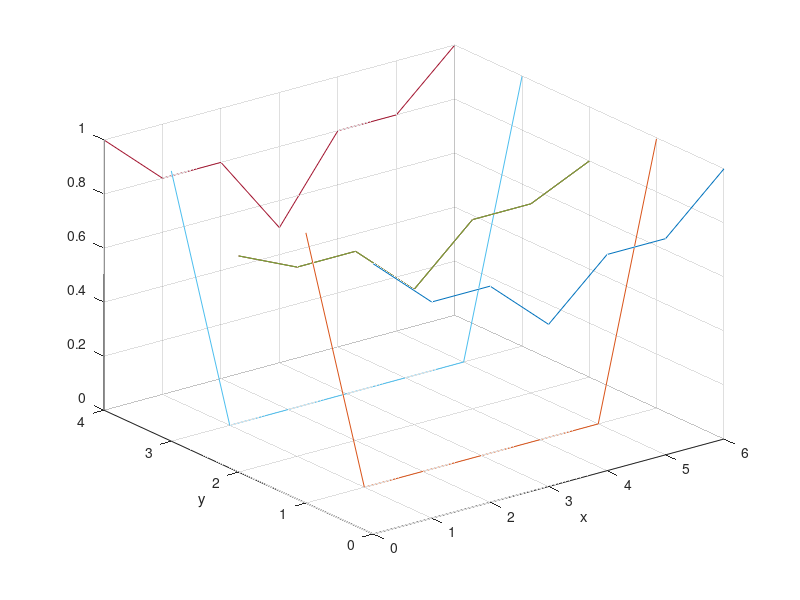
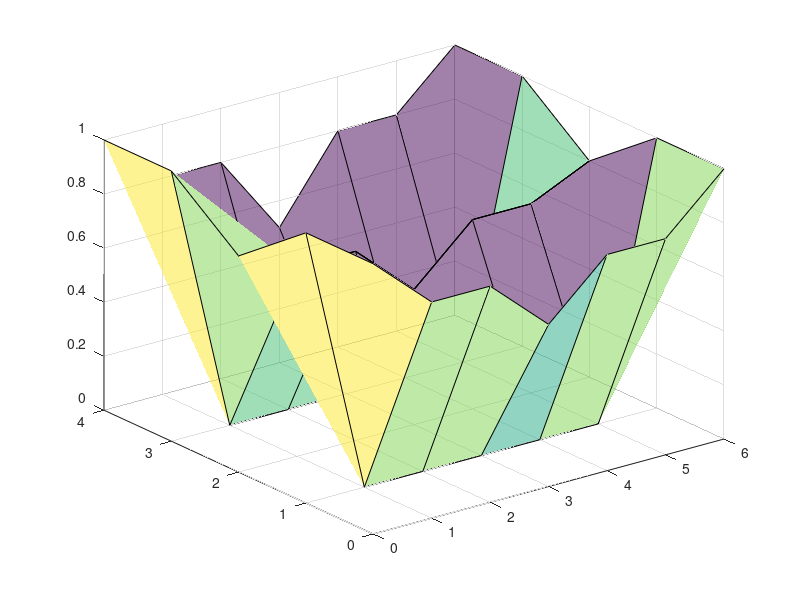

These figures' MATLAB source, in order: (Note: this script raises an error after producing the figures.)
clear all
close all
clc
%% definizione superficie tramite punti versp il basso X; verso destra Y; P(x,y,z)
P(1,1,:)=[0 0 1];   P(1,2,:)=[0 1 1];  P(1,3,:)=[0 2 0.8];   P(1,4,:)=[0 2 0.8]; P(1,5,:)=[0 2 0.8];          P(1,6,:)=[0 3 1];     P(1,7,:)=[0 4 1];
P(2,1,:)=[1 0 0.8];   P(2,2,:)=[1 1 0];   P(2,3,:)=[1 2 0.7]; P(2,4,:)=[1 2 0.7];P(2,5,:)=[1 2 0.7];    P(2,6,:)=[1 3 0];   P(2,7,:)=[1 4 0.8];
P(3,1,:)=[2 0 0.8];   P(3,2,:)=[2 1 0];  P(3,3,:)=[2 2 0.7];P(3,4,:)=[2 2 0.7];P(3,5,:)=[2 2 0.7];      P(3,6,:)=[2 3 0];   P(3,7,:)=[2 4 0.8];
P(4,1,:)=[3 0 0.6];   P(4,2,:)=[3 1 0];   P(4,3,:)=[3 2 0.5];P(4,4,:)=[3 2 0.5];P(4,5,:)=[3 2 0.5];     P(4,6,:)=[3 3 0];   P(4,7,:)=[3 4 0.5];
P(5,1,:)=[4 0 0.8];   P(5,2,:)=[4 1 0];   P(5,3,:)=[4 2 0.7];P(5,4,:)=[4 2 0.7];P(5,5,:)=[4 2 0.7];     P(5,6,:)=[4 3 0];   P(5,7,:)=[4 4 0.8];
P(6,1,:)=[5 0 0.8];   P(6,2,:)=[5 1 0];    P(6,3,:)=[5 2 0.7]; P(6,4,:)=[5 2 0.7];P(6,5,:)=[5 2 0.7];   P(6,6,:)=[5 3 0];   P(6,7,:)=[5 4 0.8];
P(7,1,:)=[6 0 1];   P(7,2,:)=[6 1 1];    P(7,3,:)=[6 2 0.8];  P(7,4,:)=[6 2 0.8];P(7,5,:)=[6 2 0.8];          P(7,6,:)=[6 3 1];     P(7,7,:)=[6 4 1];
figure
plot3(P(1:7,:,1),P(1:7,:,2),P(:,:,3));xlabel('x');ylabel('y');grid on;
figure
surf(P(1:7,:,1),P(1:7,:,2),P(:,:,3),'FaceAlpha',0.5)
% i=numero elementi su x; j n ele su y

%% automatic cefinition of equispaced knot 
pu=2; % degree of curve u
U=zeros(1,numel(P(1,:,1))+pu+1);
U(end-pu:end)=1;
mid=numel(U)-2*pu-2;
for i=1:mid
    U(i+pu+1)=1/(mid+1)*i;
end

pv=2;
V=zeros(1,numel(P(:,1,1))+pv+1);
V(end-pv:end)=1;
mid=numel(V)-2*pv-2;
for i=1:mid
    V(i+pv+1)=1/(mid+1)*i;
end

u=0:0.01:1-0.01; v=u;
%% surface creation
%for iu=1:numel(u)
u=0.5;
    for iv=1:numel(v)
        S(iv)=0;
        for i=1:numel(P(:,1,2))
            for j=1:numel(P(1,:,1))
                S(iv)=S(iv)+Nip(j,u,pu,U)*Nip(i,v(iv),pv,V)*P(i,j,3);
            end
        end
    end
%end
figure 
rx=max(max(P(:,:,1))); ry=max(max(P(:,:,2)));
plot(v*ry,S);hold on
surf(P(1:5,:,1),P(:,1:5,2),P(:,:,3),'FaceAlpha',0,'MarkerFaceColor','r','LineStyle','none','Marker','o','MarkerSize',7)
